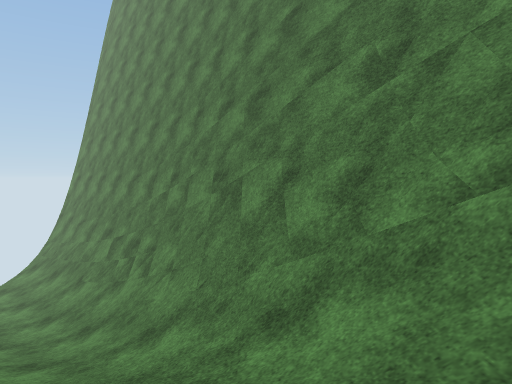
view 1 (above)

16 first-person views from a walk through a 3-D level made in the Unity game engine. The camera is 1.2 m above the floor, tilts 2° down and sees 70° across. The floor is counted in squares, 2 m on a side. Each view is taken from the middle of a square. On the plan, view 1 faces up. The plan holds only what a view shows up to about 10 squares ahead; the rest is blank. The place goes on beyond the plan. The player is left out. Some surface patterns are stand-ins.

view 2
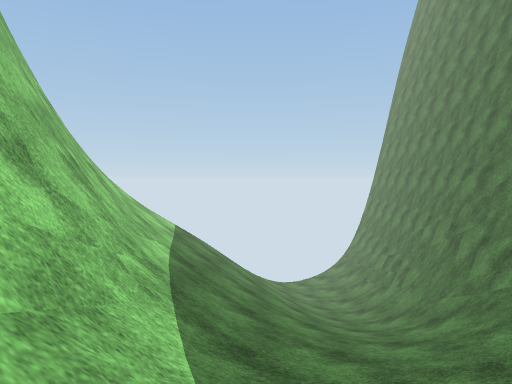

view 3
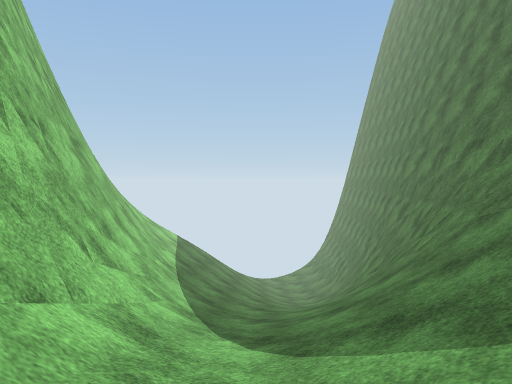

view 4
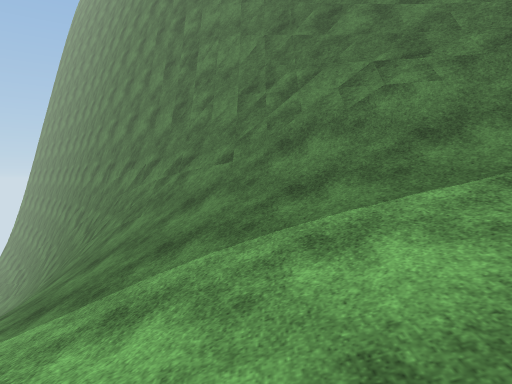

view 5
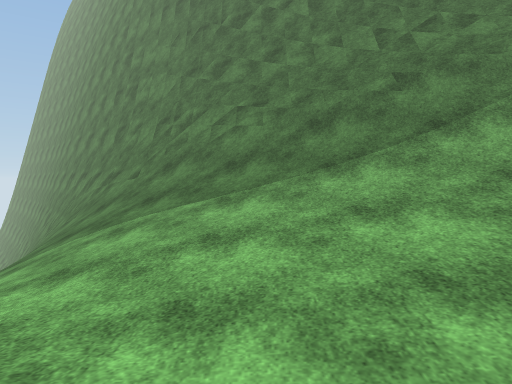

view 6
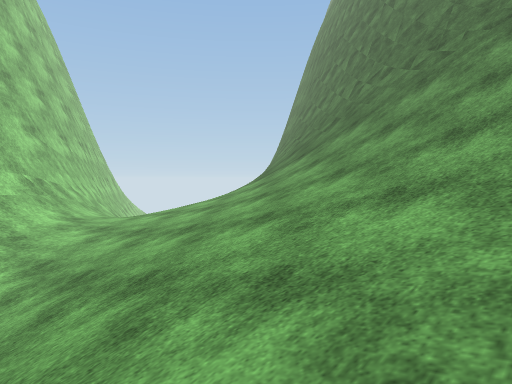

view 7
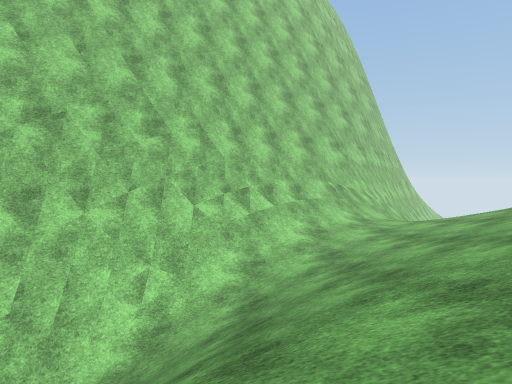

view 8
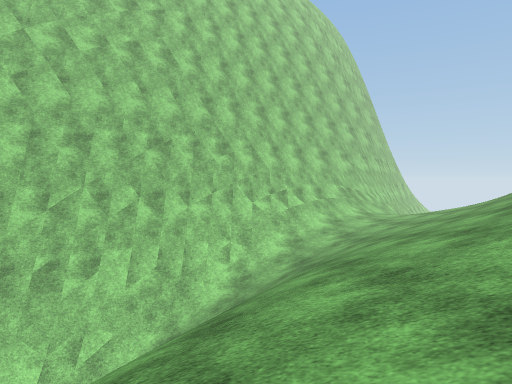

view 9
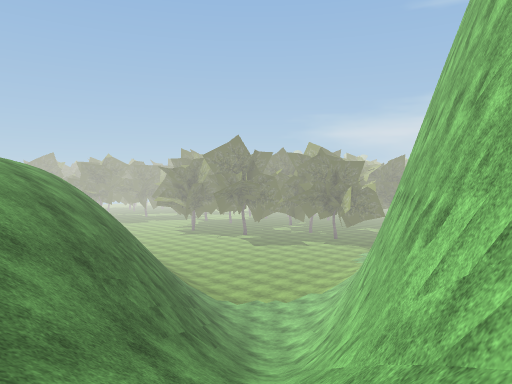

view 10
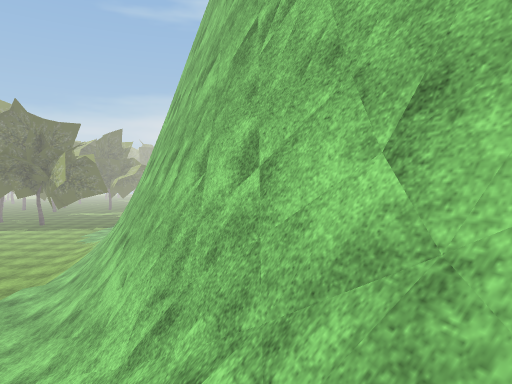

view 11
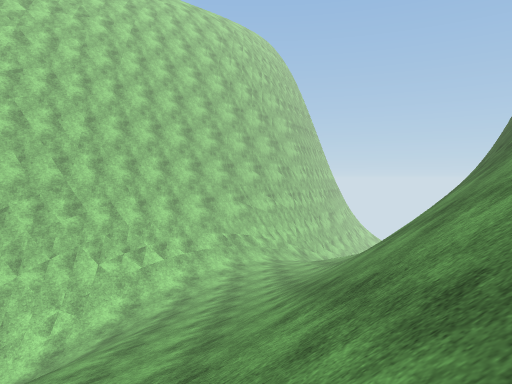

view 12
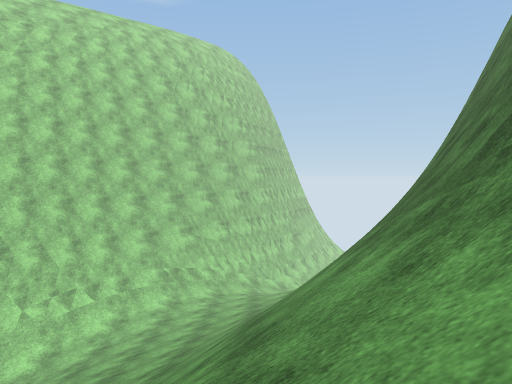

view 13
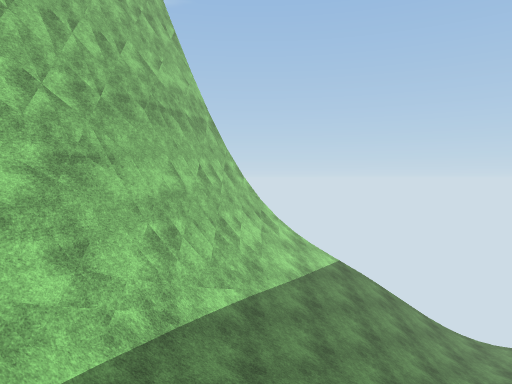

view 14
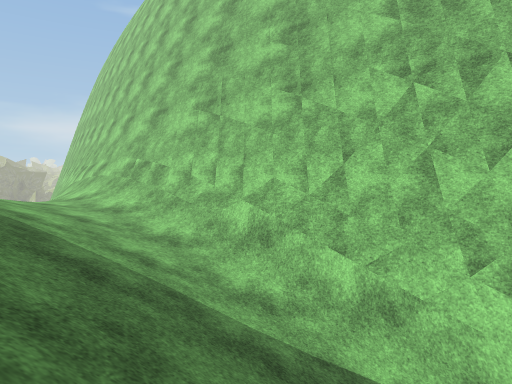

view 15
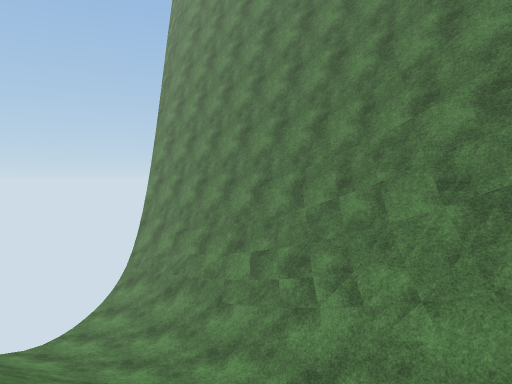

view 16
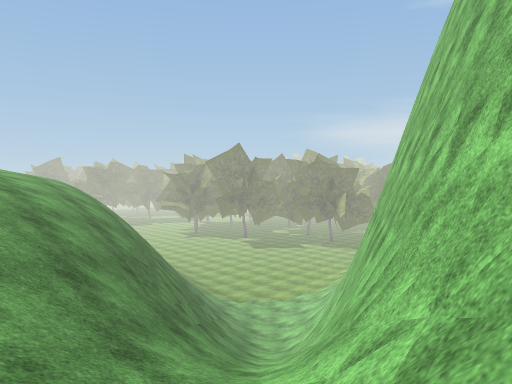

### Floor plan
Key: @ floor where view 1 was taken; # wall or solid block; . main floor; - floor 0.5 m lower than the main floor; : floor 0.75 m higher than the main floor; * floor 8 m higher than the main floor; % floor 8.5 m higher than the main floor; & floor 8.75 m higher than the main floor; $ floor 9.25 m higher than the main floor; / step, stairs or slope; = window, fence, low wall or low ledge; v drop or lower ground.
Columns run from 6 left of view 1 to 19 right of it. Each row starts with its distance up from view 1.
 11 ##
 10 /##
  9 //##
  8 -//##
  7 ../###
  6 /../##
  5 ///:/##
  4 //////##
  3 ///////##
  2 ////////###
  1 /////////####
  0 ###///@////####
 -1  ####////////####
 -2    ####////////#####
 -3      ###//////////#####
 -4        ##////////////////
 -5         ##/*%/$///////////
 -6          ##=%&&$/////////
 -7           ###/&&&/////////
 -8            ###/&&//////
 -9              ##/*///////
-10               ##/////////
-11                ##/////////
-12                 ##////////
-13                  ##//##///
-14                   ##//#vv/
-15                    ##//##v
-16                     #///##
-17                     ##////
-18                      ##..
-19                      ##/-
-20                       #/.
-21                       ##/-
-22                        #/-
-23                        #//
-24                        ##/

Positions as (right, up) in squares from view 1, and headings:
1: (0, 0), facing up
2: (2, -3), facing up-left
3: (5, -5), facing up-left
4: (6, -6), facing up
5: (8, -8), facing up
6: (15, -10), facing up-left
7: (16, -10), facing left
8: (19, -11), facing left
9: (11, -11), facing down-right
10: (14, -14), facing down
11: (19, -7), facing left
12: (19, -5), facing left
13: (4, 0), facing left
14: (4, 0), facing down
15: (-3, 1), facing up
16: (10, -10), facing down-right
